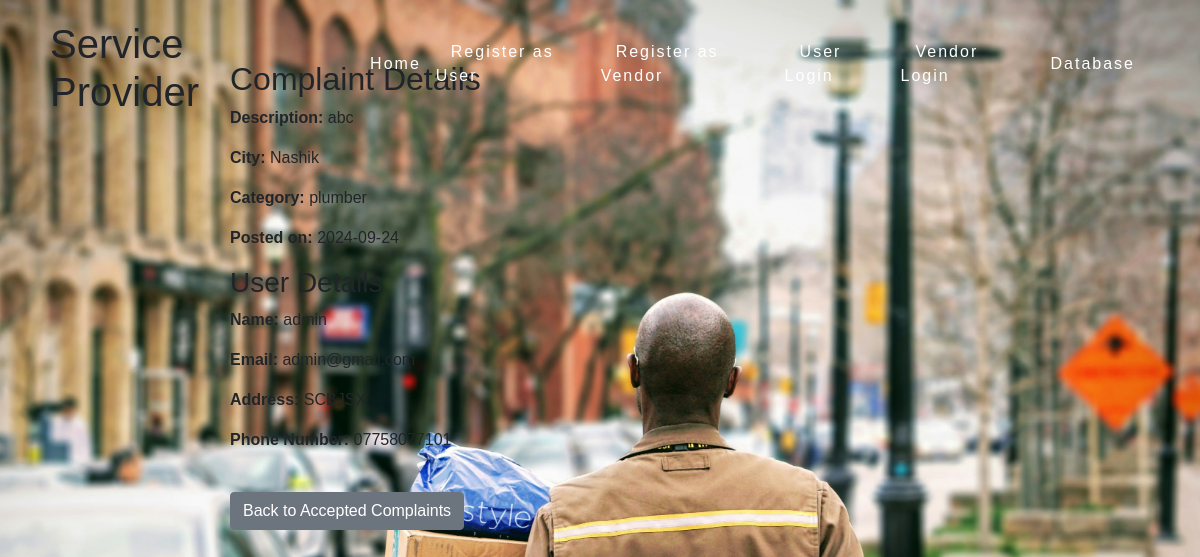
The page /view_complaint_details/3 (signed in) on the database its author committed.
### models.py (models this page shows, shortened)
class Complaint(db.Model):
    id = db.Column(db.Integer, primary_key=True)
    user_id = db.Column(db.Integer, db.ForeignKey('user.id'))
    description = db.Column(db.String(255))
    city = db.Column(db.String(100))
    category = db.Column(db.String(100))
    date_created = db.Column(db.DateTime, default=datetime.utcnow)
    is_accepted = db.Column(db.Boolean, default=False)
    vendor_id = db.Column(db.Integer, db.ForeignKey('vendor.id'))
    photo = db.Column(db.String(150), nullable=True)  # New photo field
    schedule_date = db.Column(db.Date, nullable=True)
    schedule_time = db.Column(db.Time, nullable=True)
    user = db.relationship('User', backref=db.backref('complaints', lazy=True))
    vendor = db.relationship('Vendor', backref=db.backref('accepted_complaints', lazy=True))

class User(db.Model):
    id = db.Column(db.Integer, primary_key=True)
    name = db.Column(db.String(100), nullable=False)
    email = db.Column(db.String(100), unique=True, nullable=False)
    password = db.Column(db.String(255), nullable=False)
    date_of_birth = db.Column(db.Date, nullable=False)
    city = db.Column(db.String(100), nullable=False)
    state = db.Column(db.String(100), nullable=False)
    address = db.Column(db.String(255), nullable=False)
    pin_code = db.Column(db.String(10), nullable=False)
    aadhar_card_no = db.Column(db.String(12), nullable=False)
    phone_no = db.Column(db.String(15), nullable=False)
    lat = db.Column(db.Float)
    lng = db.Column(db.Float)

### app.py (the view)
@app.route('/view_complaint_details/<int:complaint_id>')
def view_complaint_details(complaint_id):
    vendor_id = session.get('vendor_id')
    if not vendor_id:
        return redirect(url_for('vendor_login'))
    complaint = Complaint.query.get(complaint_id)
    if not complaint:
        return "Complaint not found", 404
    user = User.query.get(complaint.user_id)
    if not user:
        return "User not found", 404
    return render_template('complaint_details.html', complaint=complaint, user=user)

### templates/complaint_details.html
{% extends "layout.html" %}
{% block content %}
<h2>Complaint Details</h2>
<div>
    <p><strong>Description:</strong> {{ complaint.description }}</p>
    <p><strong>City:</strong> {{ complaint.city }}</p>
    <p><strong>Category:</strong> {{ complaint.category }}</p>
    <p><strong>Posted on:</strong> {{ complaint.date_created.strftime('%Y-%m-%d') }}</p>
    <h3>User Details</h3>
    <p><strong>Name:</strong> {{ user.name }}</p>
    <p><strong>Email:</strong> {{ user.email }}</p>
    <p><strong>Address:</strong> {{ user.address }}</p>
    <p><strong>Phone Number:</strong> {{ user.phone_no }}</p>
</div>
<a href="{{ url_for('accepted_work') }}" class="btn btn-secondary mt-4">Back to Accepted Complaints</a>
{% endblock %}

### static/css/layout.css (style rules this page uses)
* { margin: 0; padding: 0; box-sizing: border-box; font-family: sans-serif; }
body { min-height: 150vh; padding-top: 30px; background-image: url("../images/maarten-van-den-heuvel-KSQgzzn3dW0-unsplash.jpg"); background-size: cover; background-position: center; background-repeat: no-repeat; margin: 0; }

### rows shown on the page
Complaint: description "abc", city "Nashik", category "plumber", date_created "2024-09-24"
User: name "admin", email "admin@gmail.com", address "SCBJSX", phone_no "07758077101"
